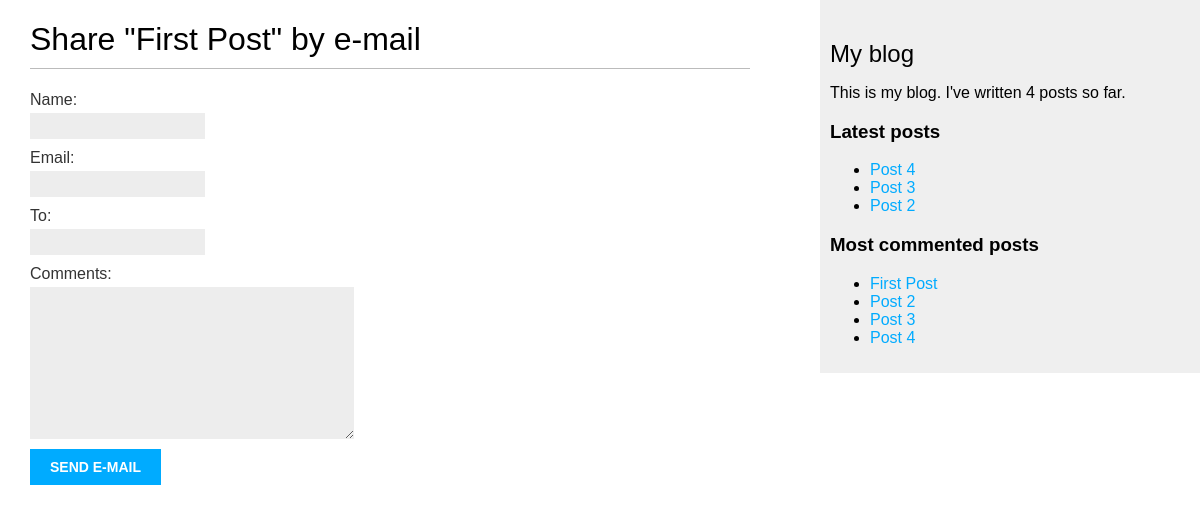
/blog/1/share/, run on an earlier commit of the app's database.
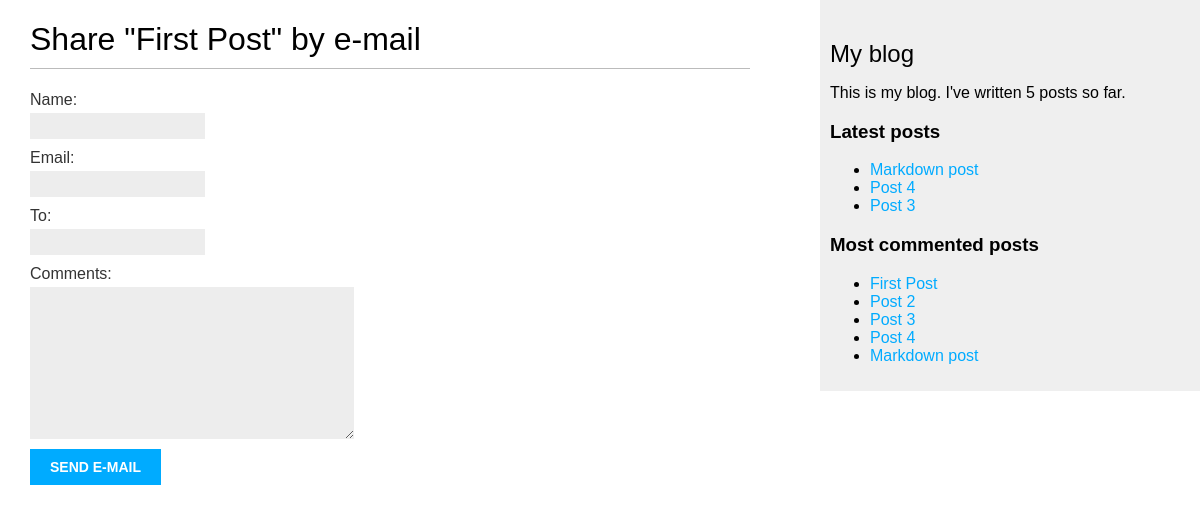
And on a later commit of the database.
### blog/models.py (models this page shows, shortened)
class Post(models.Model):
    class Status(models.TextChoices):
        DRAFT = 'DF', 'Draft'
        PUBLISHED = 'PB', 'Published'
    tags = TaggableManager()
    title = models.CharField(max_length=250)
    slug = models.SlugField(max_length=250, unique_for_date='publish')
    author = models.ForeignKey(User,
                               on_delete=models.CASCADE,
                               related_name='blog_posts')
    body = models.TextField()
    publish = models.DateTimeField(default=timezone.now)
    created = models.DateTimeField(auto_now_add=True)
    updated = models.DateTimeField(auto_now=True)
    status = models.CharField(max_length=2,
                              choices=Status.choices,
                              default=Status.DRAFT)
    objects = models.Manager()
    published = PublishedManager()
    class Meta:
        ordering = ['-publish']
        indexes = [models.Index(fields=['-publish'])]
    def get_absolute_url(self):
        return reverse("blog:post_detail", args=[self.publish.year,
                                                 self.publish.month,
                                                 self.publish.day,
                                                 self.slug])

### blog/views.py (the view)
# urls.py: path('<int:post_id>/share/', views.post_share, name='post_share'),
def post_share(request, post_id):
    post = get_object_or_404(Post, id=post_id,
                             status=Post.Status.PUBLISHED)
    sent = False
    if request.method == 'POST':
        form = EmailPostForm(request.POST)
        if form.is_valid():
            cd = form.cleaned_data
            post_url = request.build_absolute_uri(post.get_absolute_url())
            subject = f"{cd['name']} recommends you read {post.title}"
            message = f"Read {post.title} at {post_url}\n\n" \
                      f"{cd['name']}'s comments: {cd['comments']}"
            send_mail(subject, message, 'andremayerproject@gmail.com',
                      [cd['to']])
            sent = True
    else:
        form = EmailPostForm()
    return render(request, 'blog/post/share.html',
                  {'post':post, 'form':form, 'sent':sent})

### blog/forms.py
class EmailPostForm(forms.Form):
    name = forms.CharField(max_length=25)
    email = forms.EmailField()
    to = forms.EmailField()
    comments = forms.CharField(required=False,
                               widget=forms.Textarea)

### blog/models.py (called while the page is built)
    def get_queryset(self):
        return super().get_queryset().filter(status=Post.Status.PUBLISHED)

### blog/templatetags/blog_tags.py (called while the page is built)
@register.simple_tag
def total_posts():
    return Post.published.count()

@register.inclusion_tag('blog/post/latest_posts.html')
def show_latest_posts(count=5):
    latest_posts = Post.published.order_by('-publish')[:count]
    return {'latest_posts': latest_posts}

@register.simple_tag
def get_most_commented_posts(count=5):
    return Post.published.annotate(total_comments=Count('comments'))\
            .order_by('-total_comments')[:count]

### blog/templates/blog/post/share.html (shortened to what this page needs)
{% extends 'blog/base.html' %}
{% block content %}
    {% if sent %}
        <h1>E-mail successfully sent</h1>
        <p>
            "{{ post.title }}" was successfully sent to {{ form.cleaned_data.to }}.
        </p>
    {% else %}
        <h1>Share "{{ post.title }}" by e-mail</h1>
        <form method="post">
            {{ form.as_p }}
            <input type="submit" value="Send e-mail">
        </form>
    {% endif %}
{% endblock content %}

### blog/templates/blog/base.html (shortened to what this page needs)
{% load blog_tags %}
{% load static %}
<!DOCTYPE html>
<html lang="en">
<head>
    <link rel="stylesheet" href="{% static 'css/blog.css' %}">
</head>
<body>
    <div id="content">
        {% block content %}
        {% endblock %}
    </div>
    <div id="sidebar">
        <h2>My blog</h2>
        <p>This is my blog.
            I've written {% total_posts %} posts so far.
        </p>
        <h3>Latest posts</h3>
        {% show_latest_posts 3 %}
        <h3>Most commented posts</h3>
        {% get_most_commented_posts as most_commented_posts %}
        <ul>
            {% for post in most_commented_posts %}
                <li>
                    <a href="{{ post.get_absolute_url }}">
                        {{ post.title }}
                    </a>
                </li>
            {% endfor %}
        </ul>
    </div>
</body>
</html>

### blog/templates/blog/post/latest_posts.html
<ul>
    {% for post in latest_posts %}
        <li>
            <a href="{{ post.get_absolute_url }}">
                {{ post.title }}
            </a>
        </li>
    {% endfor %}
</ul>

What changed in the data, as far as the page shows it:
no longer on one of the page's lists (row edited): Post: title "Post 2"
added Post: title "Markdown post"
Also different on the page:
text no longer shown: "4"
text now shown: "5"
